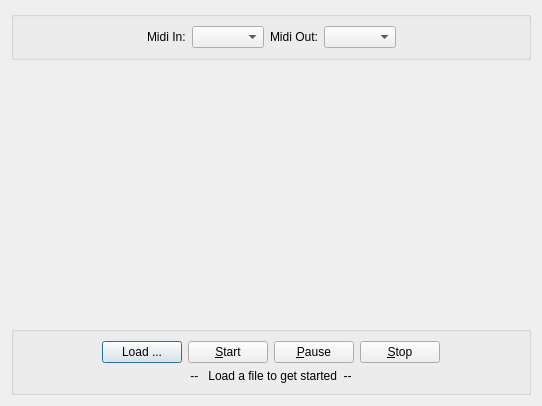
<?xml version="1.0" encoding="UTF-8"?>
<ui version="4.0">
 <class>QtTse3PlayVisual</class>
 <widget class="QDialog" name="QtTse3PlayVisual">
  <property name="geometry">
   <rect>
    <x>0</x>
    <y>0</y>
    <width>542</width>
    <height>406</height>
   </rect>
  </property>
  <property name="windowTitle">
   <string>CFugue Qt Test Application</string>
  </property>
  <layout class="QGridLayout" name="gridLayout_2">
   <item row="1" column="0">
    <spacer name="horizontalSpacer">
     <property name="orientation">
      <enum>Qt::Horizontal</enum>
     </property>
     <property name="sizeHint" stdset="0">
      <size>
       <width>92</width>
       <height>231</height>
      </size>
     </property>
    </spacer>
   </item>
   <item row="1" column="1">
    <widget class="QVUMeter" name="VuBar" native="true">
     <property name="sizePolicy">
      <sizepolicy hsizetype="Preferred" vsizetype="Expanding">
       <horstretch>0</horstretch>
       <verstretch>0</verstretch>
      </sizepolicy>
     </property>
    </widget>
   </item>
   <item row="1" column="2">
    <spacer name="horizontalSpacer_2">
     <property name="orientation">
      <enum>Qt::Horizontal</enum>
     </property>
     <property name="sizeHint" stdset="0">
      <size>
       <width>40</width>
       <height>20</height>
      </size>
     </property>
    </spacer>
   </item>
   <item row="2" column="0" colspan="3">
    <widget class="QGroupBox" name="groupBox">
     <property name="title">
      <string/>
     </property>
     <layout class="QGridLayout" name="gridLayout">
      <item row="1" column="1">
       <widget class="QPushButton" name="pushButton_Load">
        <property name="sizePolicy">
         <sizepolicy hsizetype="Fixed" vsizetype="Fixed">
          <horstretch>0</horstretch>
          <verstretch>0</verstretch>
         </sizepolicy>
        </property>
        <property name="text">
         <string>Load ...</string>
        </property>
       </widget>
      </item>
      <item row="1" column="2">
       <widget class="QPushButton" name="pushButton_Start">
        <property name="enabled">
         <bool>true</bool>
        </property>
        <property name="text">
         <string>&amp;Start</string>
        </property>
       </widget>
      </item>
      <item row="1" column="3">
       <widget class="QPushButton" name="pushButton_PauseResume">
        <property name="enabled">
         <bool>true</bool>
        </property>
        <property name="text">
         <string>&amp;Pause</string>
        </property>
       </widget>
      </item>
      <item row="1" column="4">
       <widget class="QPushButton" name="pushButton_Stop">
        <property name="enabled">
         <bool>true</bool>
        </property>
        <property name="text">
         <string>&amp;Stop</string>
        </property>
       </widget>
      </item>
      <item row="1" column="0">
       <spacer name="horizontalSpacer_3">
        <property name="orientation">
         <enum>Qt::Horizontal</enum>
        </property>
        <property name="sizeHint" stdset="0">
         <size>
          <width>40</width>
          <height>20</height>
         </size>
        </property>
       </spacer>
      </item>
      <item row="1" column="5">
       <spacer name="horizontalSpacer_4">
        <property name="orientation">
         <enum>Qt::Horizontal</enum>
        </property>
        <property name="sizeHint" stdset="0">
         <size>
          <width>40</width>
          <height>20</height>
         </size>
        </property>
       </spacer>
      </item>
      <item row="2" column="0" colspan="6">
       <widget class="QLabel" name="label_Status">
        <property name="text">
         <string>--   Load a file to get started  --</string>
        </property>
        <property name="alignment">
         <set>Qt::AlignCenter</set>
        </property>
       </widget>
      </item>
     </layout>
    </widget>
   </item>
   <item row="0" column="0" colspan="3">
    <widget class="QGroupBox" name="groupBox_2">
     <property name="title">
      <string/>
     </property>
     <layout class="QGridLayout" name="gridLayout_3">
      <item row="0" column="2">
       <widget class="MidiInComboBox" name="comboBox_MidiIn"/>
      </item>
      <item row="0" column="1">
       <widget class="QLabel" name="label">
        <property name="text">
         <string>Midi In:</string>
        </property>
       </widget>
      </item>
      <item row="0" column="0">
       <spacer name="horizontalSpacer_5">
        <property name="orientation">
         <enum>Qt::Horizontal</enum>
        </property>
        <property name="sizeHint" stdset="0">
         <size>
          <width>40</width>
          <height>20</height>
         </size>
        </property>
       </spacer>
      </item>
      <item row="0" column="5">
       <spacer name="horizontalSpacer_6">
        <property name="orientation">
         <enum>Qt::Horizontal</enum>
        </property>
        <property name="sizeHint" stdset="0">
         <size>
          <width>40</width>
          <height>20</height>
         </size>
        </property>
       </spacer>
      </item>
      <item row="0" column="3">
       <widget class="QLabel" name="label_2">
        <property name="text">
         <string>Midi Out:</string>
        </property>
       </widget>
      </item>
      <item row="0" column="4">
       <widget class="MidiOutComboBox" name="comboBox_MidiOut"/>
      </item>
     </layout>
    </widget>
   </item>
  </layout>
 </widget>
 <customwidgets>
  <customwidget>
   <class>QVUMeter</class>
   <extends>QWidget</extends>
   <header>qvumeter.h</header>
   <container>1</container>
  </customwidget>
  <customwidget>
   <class>MidiInComboBox</class>
   <extends>QComboBox</extends>
   <header>midiincombobox.h</header>
  </customwidget>
  <customwidget>
   <class>MidiOutComboBox</class>
   <extends>QComboBox</extends>
   <header>midioutcombobox.h</header>
  </customwidget>
 </customwidgets>
 <resources/>
 <connections/>
</ui>
